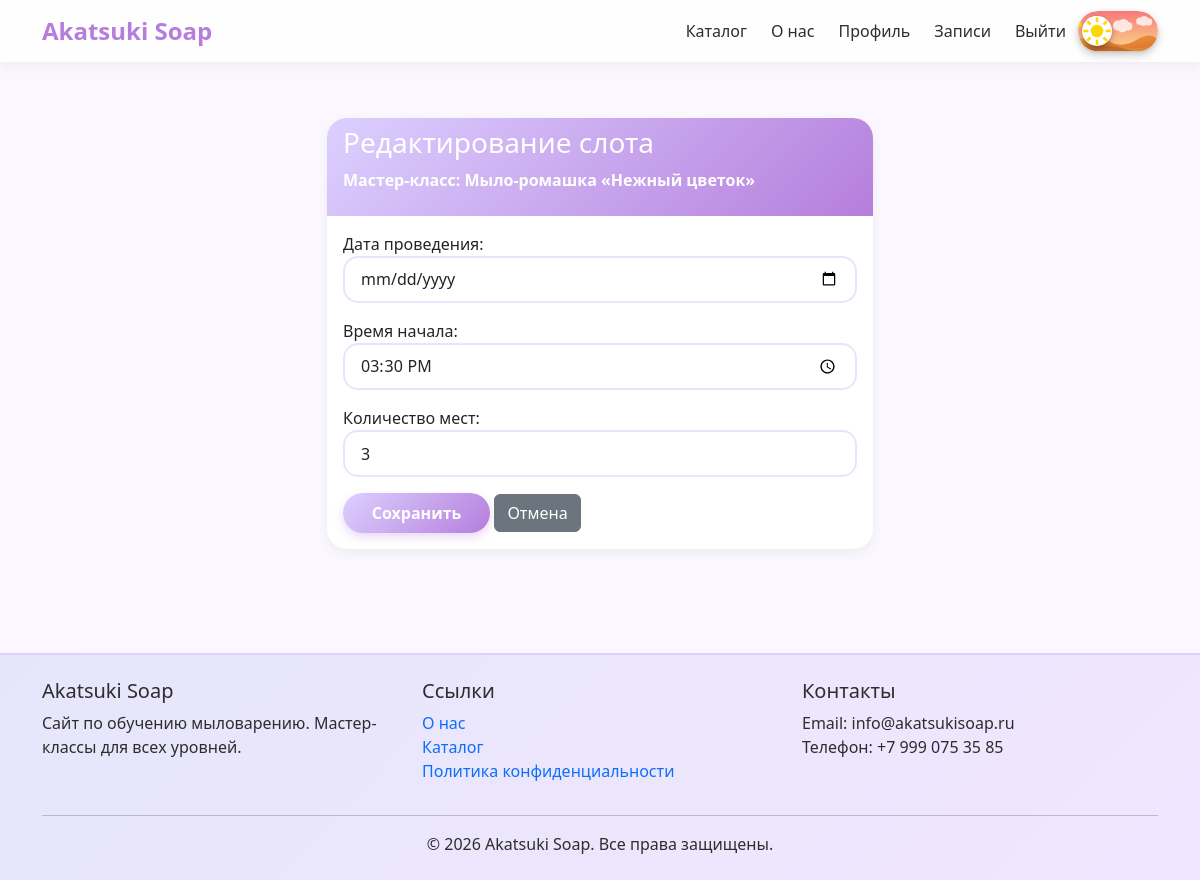
Page /session/1/edit/ (signed in) on the committed database.
### main/models.py (models this page shows, shortened)
class MasterClassDateTime(models.Model):
    masterclass = models.ForeignKey(MasterClass, on_delete=models.CASCADE, related_name='sessions')
    date_event = models.DateField(verbose_name="Дата проведения")
    time_event = models.TimeField(verbose_name="Время начала")
    count = models.PositiveIntegerField(verbose_name="Количество мест")
    booked = models.PositiveIntegerField(default=0, verbose_name="Занято мест")
    is_active = models.BooleanField(default=True, verbose_name="Активно")
    created_at = models.DateTimeField(auto_now_add=True)
    class Meta:
        unique_together = ('masterclass', 'date_event', 'time_event')
        ordering = ['date_event', 'time_event']

class MasterClass(models.Model):
    FORMAT_CHOICES = [(1, "Онлайн"), (2, "Очная встреча")]
    METHOD_PAYMENT_CHOICES = [(1, "Банковская карта"), (2, "Онлайн перевод")]
    STATUS_CHOICES = [
        (1, "Черновик"), (2, "На модерации"), (3, "Опубликован"),
        (4, "Идёт проведение"), (5, "Завершён"), (6, "Отклонён"),
    ]
    name = models.CharField(max_length=255, verbose_name="Название")
    category = models.ForeignKey(Category, on_delete=models.CASCADE)
    description = models.TextField(verbose_name="Описание")
    duration_minutes = models.PositiveIntegerField(verbose_name="Длительность (мин)")
    format = models.IntegerField(choices=FORMAT_CHOICES, verbose_name="Формат")
    method_payment = models.IntegerField(choices=METHOD_PAYMENT_CHOICES, verbose_name="Способ оплаты")
    price = models.DecimalField(max_digits=7, decimal_places=2, verbose_name="Стоимость")
    comment = models.CharField(max_length=255, blank=True, verbose_name="Комментарий")
    status = models.IntegerField(choices=STATUS_CHOICES, default=1, verbose_name="Статус")
    master = models.ForeignKey(User, on_delete=models.CASCADE, related_name='masterclasses')
    address = models.CharField(max_length=255, blank=True, verbose_name="Адрес")
    show_on_home = models.BooleanField(default=False, verbose_name="Показывать на главной")
    created_at = models.DateTimeField(auto_now_add=True)
    updated_at = models.DateTimeField(auto_now=True)

### main/views.py (the view)
# urls.py: path('session/<int:session_id>/edit/', views.edit_session, name='edit_session'),
@login_required
def edit_session(request, session_id):
    session = get_object_or_404(MasterClassDateTime, id=session_id, masterclass__master=request.user)
    if request.method == 'POST':
        form = MasterClassDateTimeForm(request.POST, instance=session)
        if form.is_valid():
            form.save()
            messages.success(request, 'Слот обновлён.')
            return redirect('manage_sessions', masterclass_id=session.masterclass.id)
    else:
        form = MasterClassDateTimeForm(instance=session)
    return render(request, 'main/edit_session.html', {'form': form, 'session': session})

### main/forms.py (shortened to what this page needs)
class MasterClassDateTimeForm(forms.ModelForm):
    class Meta:
        model = MasterClassDateTime
        fields = ['date_event', 'time_event', 'count']
        widgets = {
            'date_event': forms.DateInput(attrs={'type': 'date', 'class': 'form-control'}),
            'time_event': forms.TimeInput(attrs={'type': 'time', 'class': 'form-control'}),
            'count': forms.NumberInput(attrs={'class': 'form-control', 'min': 1}),
        }

### main/models.py (called while the page is built)
    def is_master(self): return self.role.name == 'Мастер'

### templates/main/edit_session.html (shortened to what this page needs)
{% extends 'base.html' %}
{% load static %}
{% block content %}
<div class="row justify-content-center">
    <div class="col-md-6">
        <div class="card">
            <div class="card-header">
                <h3>Редактирование слота</h3>
                <p>Мастер-класс: {{ session.masterclass.name }}</p>
            </div>
            <div class="card-body">
                <form method="post">
                    {{ form.as_p }}
                    <button type="submit" class="btn btn-primary">Сохранить</button>
                    <a href="{% url 'manage_sessions' session.masterclass.id %}" class="btn btn-secondary">Отмена</a>
                </form>
            </div>
        </div>
    </div>
</div>
{% endblock %}

### static/css/style.css (style rules this page uses)
:root { --lavender-light: #e6e6fa; --lavender-medium: #dcd0ff; --lavender-dark: #b57edc; --accent-gold: #d4af37; --text-dark: #2d2d2d; --text-muted: #6c757d; --bg-light: #faf7ff; --shadow-sm: 0 4px 12px rgba(0, 0, 0, 0.05); --shadow-md: 0 8px 24px rgba(0, 0, 0, 0.1); --border-radius: 20px; --transition: all 0.5s ease; }
body { font-family: 'Segoe UI', Roboto, system-ui, -apple-system, sans-serif; background-color: var(--bg-light); color: var(--text-dark); min-height: 100vh; display: flex; flex-direction: column; margin: 0; }
html, body { overflow-x: hidden; width: 100%; position: relative; }
.card { border: none; border-radius: var(--border-radius); box-shadow: var(--shadow-sm); transition: transform 0.5s ease, box-shadow 0.5s ease; background: rgba(255, 255, 255, 0.9); backdrop-filter: blur(5px); overflow: hidden; }
.card-header { background: linear-gradient(135deg, var(--lavender-medium), var(--lavender-dark)); color: white; border-bottom: none; font-weight: 600; }
.btn-primary { background: linear-gradient(135deg, var(--lavender-medium), var(--lavender-dark)); border: none; border-radius: 30px; padding: 0.5rem 1.8rem; font-weight: 600; transition: var(--transition); box-shadow: 0 4px 10px rgba(181, 126, 220, 0.3); }
.form-control, .form-select { border-radius: 15px; border: 2px solid var(--lavender-light); padding: 0.6rem 1rem; transition: border-color 0.5s ease, box-shadow 0.5s ease, transform 0.5s ease; background: rgba(255, 255, 255, 0.9); }

### rows in the picture
MasterClassDateTime: masterclass.name "Мыло-ромашка «Нежный цветок»", time_event "15:30:00", count "3"
